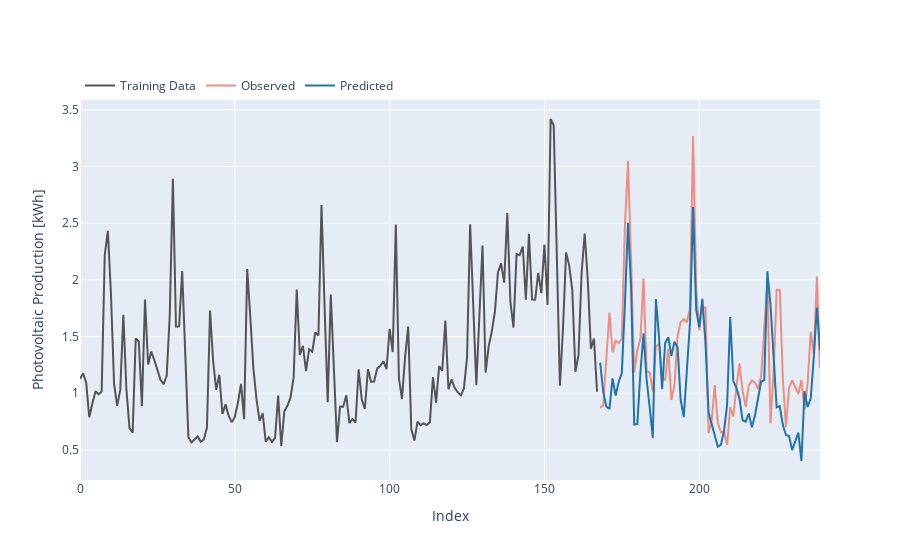

Write notebook code for a chart like this one.
### Code cell
fig = go.Figure()

# fig.add_trace(go.Scatter(x=list(np.arange(start=WEEK, stop=WEEK + VALIDATION_RANGE)) + list(np.arange(start=WEEK, stop=WEEK + VALIDATION_RANGE))[::-1],
#                          y=list(prediction + epsilon) + list(prediction - epsilon)[::-1], # upper, then lower reversed
#                          fill='toself',
#                          fillcolor='rgba(0,100,80,0.2)',
#                          line=dict(color='rgba(255,255,255,0)'),
#                          hoverinfo="skip",
#                          showlegend=False
#                          ))

# fig.add_trace(go.Scatter(x=np.arange(start=0, stop=WEEK),
#                          y=pred_test,
#                          name='Training Data [Prediction]',
#                          mode='lines',
#                          line=dict(color='rgb(84, 0, 84)')))

fig.add_trace(go.Scatter(x=np.arange(start=WEEK-WEEK, stop=WEEK),
                         y=DATA[WEEK-WEEK:WEEK],
                         name='Training Data',
                         mode='lines',
                         line=dict(color='rgb(84, 84, 84)')))

fig.add_trace(go.Scatter(x=np.arange(start=WEEK, stop=WEEK + VALIDATION_RANGE),
                         y=actual,
                         name='Observed',
                         mode='lines',
                         line=dict(color='rgb(234,143,129)')))

fig.add_trace(go.Scatter(x=np.arange(start=WEEK, stop=WEEK + VALIDATION_RANGE),
                         y=prediction,
                         name='Predicted',
                         mode='lines',
                         line=dict(color='rgb(32,115,171)')))

fig.update_layout(
    xaxis_title="Index",
    yaxis_title="Photovoltaic Production [kWh]",
    legend=dict(orientation="h",
                yanchor="bottom",
                y=1,
                xanchor="left",
                x=0))

fig.show()

### Figure 1 — Plotly figure (JSON) as saved in the notebook; plotly's stock layout.template omitted (floating-point values rounded to 4 significant figures; data arrays with more than 128 entries replaced by an {"elided": "..."} marker saying what was removed)
{"data": [{"line": {"color": "rgb(84, 84, 84)"}, "mode": "lines", "name": "Training Data", "x": {"elided": "168 int values"}, "y": {"elided": "168 float values"}, "type": "scatter"}, {"line": {"color": "rgb(234,143,129)"}, "mode": "lines", "name": "Observed", "x": [168, 169, 170, 171, 172, 173, 174, 175, 176, 177, 178, 179, 180, 181, 182, 183, 184, 185, 186, 187, 188, 189, 190, 191, 192, 193, 194, 195, 196, 197, 198, 199, 200, 201, 202, 203, 204, 205, 206, 207, 208, 209, 210, 211, 212, 213, 214, 215, 216, 217, 218, 219, 220, 221, 222, 223, 224, 225, 226, 227, 228, 229, 230, 231, 232, 233, 234, 235, 236, 237, 238, 239], "y": [0.873, 0.8932, 1.315, 1.712, 1.362, 1.464, 1.443, 1.481, 2.48, 3.049, 2.157, 1.183, 1.378, 1.481, 2.013, 1.199, 1.181, 1.014, 1.413, 1.437, 1.135, 1.115, 1.393, 0.9409, 1.071, 1.503, 1.625, 1.653, 1.627, 1.747, 3.268, 1.932, 1.554, 1.757, 1.758, 0.649, 0.7538, 1.072, 0.7404, 0.6542, 0.665, 0.5467, 0.8785, 0.7965, 1.052, 1.264, 1.02, 0.8811, 1.071, 1.113, 1.094, 1.037, 1.151, 1.54, 1.991, 0.7364, 1.179, 1.91, 1.912, 1.133, 0.7036, 1.048, 1.115, 1.056, 0.9935, 1.117, 0.8516, 1.087, 1.543, 1.349, 2.029, 1.221], "type": "scatter"}, {"line": {"color": "rgb(32,115,171)"}, "mode": "lines", "name": "Predicted", "x": [168, 169, 170, 171, 172, 173, 174, 175, 176, 177, 178, 179, 180, 181, 182, 183, 184, 185, 186, 187, 188, 189, 190, 191, 192, 193, 194, 195, 196, 197, 198, 199, 200, 201, 202, 203, 204, 205, 206, 207, 208, 209, 210, 211, 212, 213, 214, 215, 216, 217, 218, 219, 220, 221, 222, 223, 224, 225, 226, 227, 228, 229, 230, 231, 232, 233, 234, 235, 236, 237, 238, 239], "y": [1.27, 1.01, 0.8832, 0.8624, 1.13, 0.9806, 1.102, 1.181, 1.796, 2.504, 1.919, 0.7251, 0.7301, 1.185, 1.528, 1.12, 0.8763, 0.6056, 1.83, 1.502, 1.039, 1.444, 1.494, 1.329, 1.454, 1.404, 0.9424, 0.7898, 1.202, 1.62, 2.643, 1.737, 1.583, 1.832, 1.449, 0.8335, 0.7283, 0.6155, 0.5286, 0.5467, 0.6673, 0.8978, 1.672, 1.107, 1.047, 0.9538, 0.7619, 0.7492, 0.8217, 0.6991, 0.806, 0.9557, 1.104, 1.117, 2.075, 1.782, 1.328, 0.8752, 0.8856, 0.7195, 0.6315, 0.6231, 0.4983, 0.5781, 0.6537, 0.4025, 1.017, 0.8785, 0.9533, 1.322, 1.756, 1.377], "type": "scatter"}], "layout": {"legend": {"orientation": "h", "yanchor": "bottom", "y": 1, "xanchor": "left", "x": 0}, "xaxis": {"title": {"text": "Index"}}, "yaxis": {"title": {"text": "Photovoltaic Production [kWh]"}}}}
